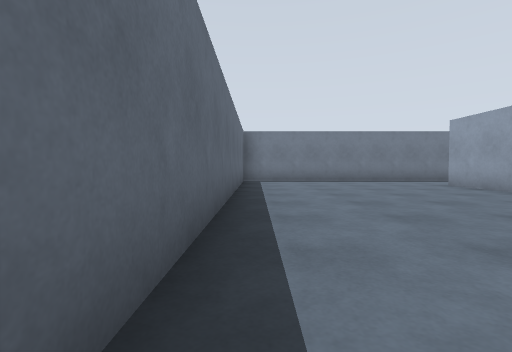
view 1 (above)

15 first-person views from a walk through a robot-simulator world made for Gazebo. The camera is 0.9 m above the floor, tilts 2° down and sees 85° across. The floor is counted in squares, 2 m on a side. Each view is taken from the middle of a square. On the plan, view 1 faces up. The plan holds only what a view shows up to about 9 squares ahead; the rest is blank.

view 2
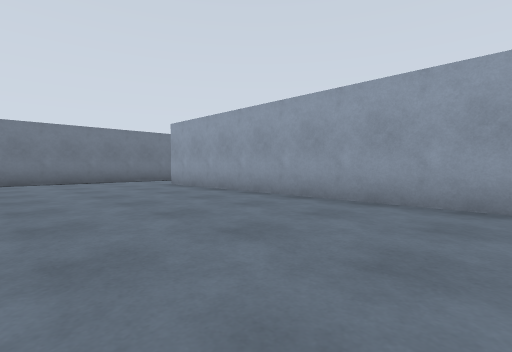

view 3
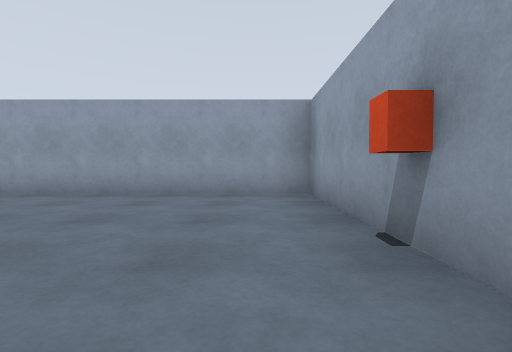

view 4
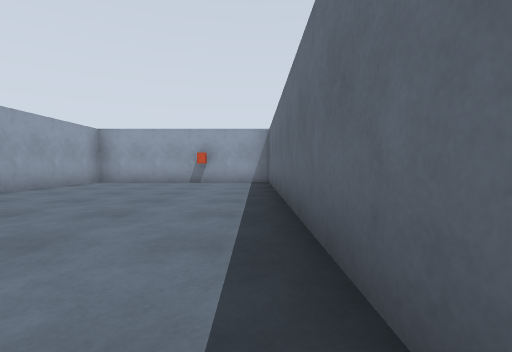

view 5
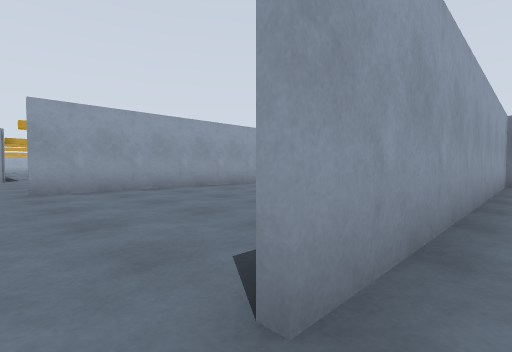

view 6
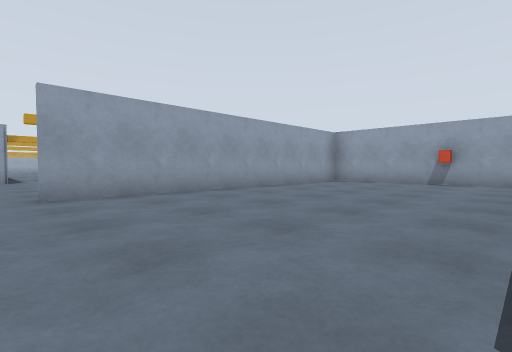

view 7
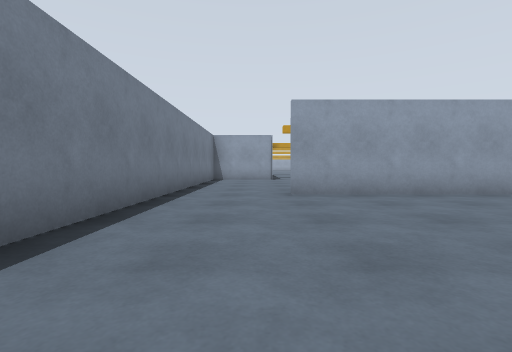

view 8
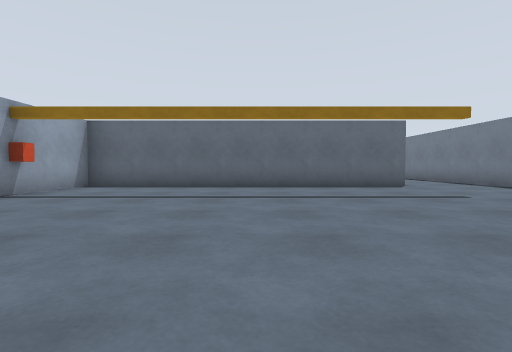

view 9
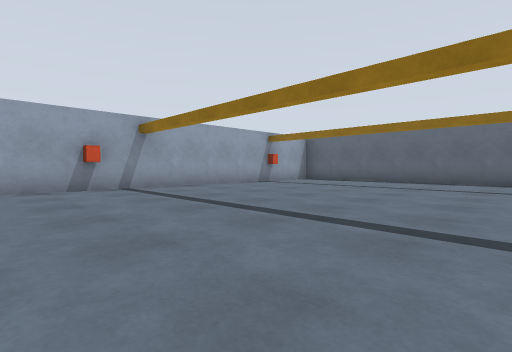

view 10
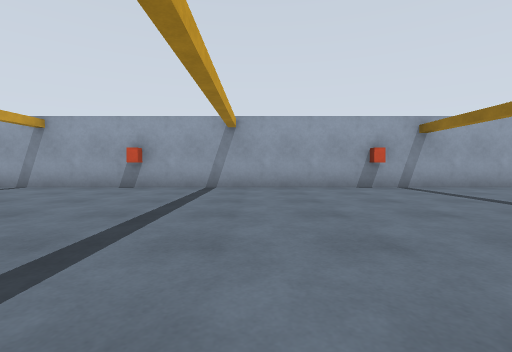

view 11
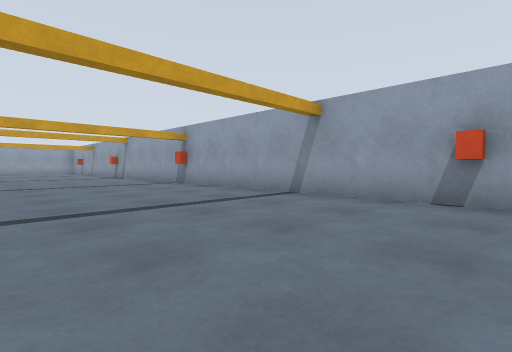

view 12
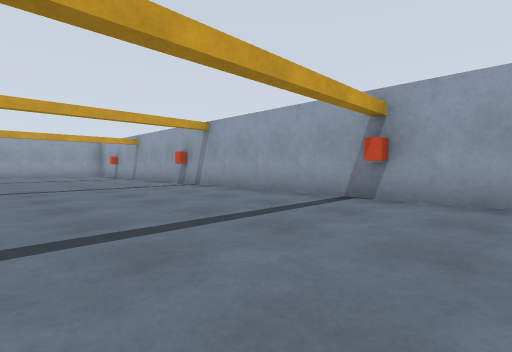

view 13
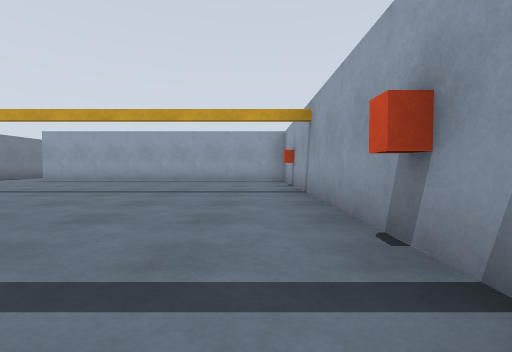

view 14
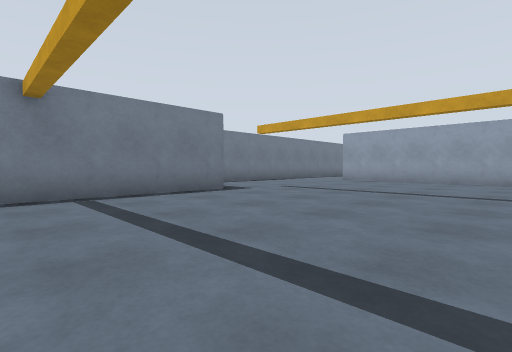

view 15
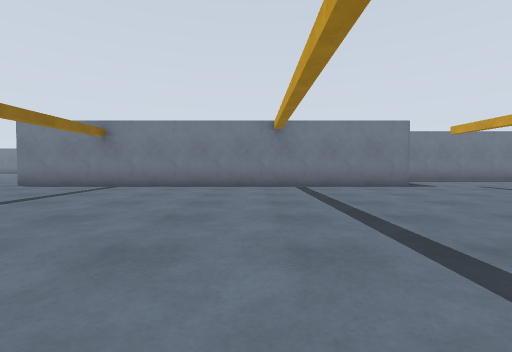

### Floor plan
Key: @ floor where view 1 was taken; # wall or solid block; . floor.
Columns run from 1 left of view 1 to 40 right of it. Each row starts with its distance up from view 1.
  9 #                                   #
  8 #################                   #####
  7 #...............#                   #.....
  6 #.....#....#....#          ######## .....#
  5 #.....#....#.........      ..............#
  4 #.....#....#..........      .............#
  3 #.....#....#.............................#
  2 #.....#....#.............................#
  1 #.....#....#.............................#
  0 #@....#....#.............................#
 -1 ##########################################

Positions as (right, up) in squares from view 1, and headings:
1: (0, 0), facing up
2: (1, 0), facing up-right
3: (0, 0), facing right
4: (0, 7), facing down
5: (4, 7), facing down-right
6: (5, 7), facing down-right
7: (5, 7), facing right
8: (16, 3), facing left
9: (18, 5), facing down-left
10: (19, 5), facing down
11: (21, 3), facing down-right
12: (26, 3), facing down-right
13: (31, 0), facing right
14: (31, 2), facing up-right
15: (31, 0), facing up
